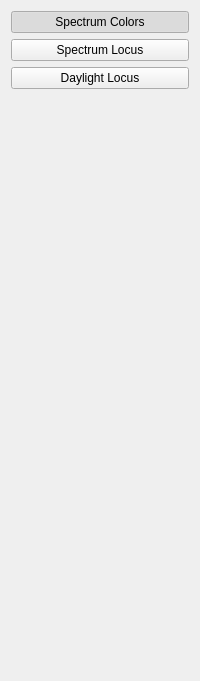
    <widget class="QWidget" name="widget" native="true">
     <property name="minimumSize">
      <size>
       <width>200</width>
       <height>0</height>
      </size>
     </property>
     <property name="maximumSize">
      <size>
       <width>200</width>
       <height>16777215</height>
      </size>
     </property>
     <layout class="QVBoxLayout" name="verticalLayout_2">
      <item>
       <widget class="QPushButton" name="spectrum_colors_btn">
        <property name="text">
         <string>Spectrum Colors</string>
        </property>
        <property name="checkable">
         <bool>true</bool>
        </property>
        <property name="checked">
         <bool>true</bool>
        </property>
        <attribute name="buttonGroup">
         <string notr="true">PlotButtonGroup</string>
        </attribute>
       </widget>
      </item>
      <item>
       <widget class="QPushButton" name="spectrum_locus_btn">
        <property name="text">
         <string>Spectrum Locus</string>
        </property>
        <property name="checkable">
         <bool>true</bool>
        </property>
        <attribute name="buttonGroup">
         <string notr="true">PlotButtonGroup</string>
        </attribute>
       </widget>
      </item>
      <item>
       <widget class="QPushButton" name="daylight_locus_btn">
        <property name="text">
         <string>Daylight Locus</string>
        </property>
        <property name="checkable">
         <bool>true</bool>
        </property>
        <attribute name="buttonGroup">
         <string notr="true">PlotButtonGroup</string>
        </attribute>
       </widget>
      </item>
      <item>
       <spacer name="verticalSpacer">
        <property name="orientation">
         <enum>Qt::Vertical</enum>
        </property>
        <property name="sizeHint" stdset="0">
         <size>
          <width>20</width>
          <height>581</height>
         </size>
        </property>
       </spacer>
      </item>
     </layout>
    </widget>
